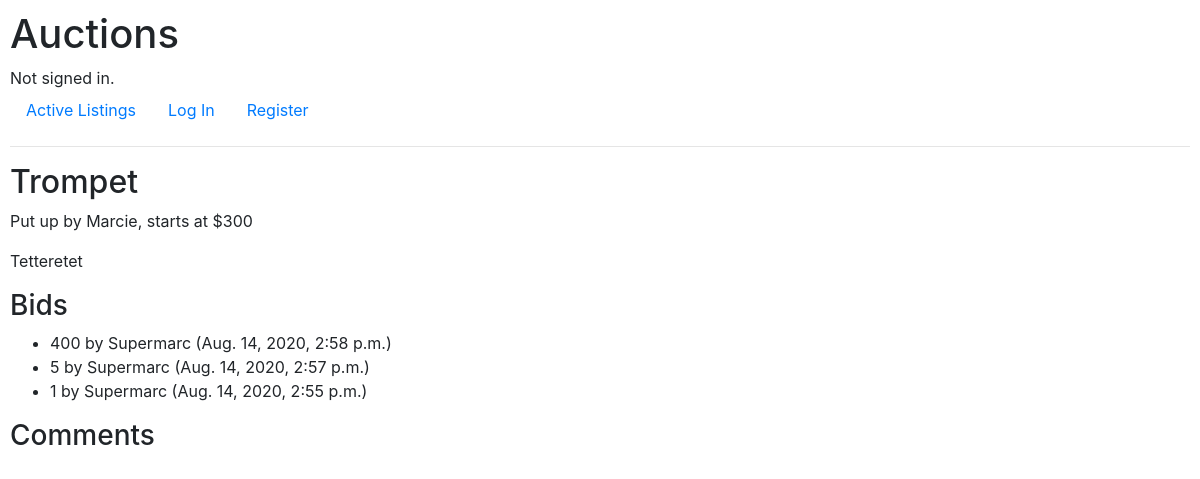
/listing/3, run on the app's committed database.
### auctions/models.py (models this page shows, shortened)
class Listing(models.Model):
    id = models.IntegerField(primary_key=True)
    name = models.CharField(max_length=64)
    user = models.ForeignKey(User, on_delete=models.CASCADE, related_name="listings", default=1)
    description = models.CharField(max_length=256)
    starting_bid = models.IntegerField()
    image_url = models.CharField(blank=True, max_length=256)
    category = models.CharField(max_length=64, blank=True)
    active = models.BooleanField(default=True)
    watched_by = models.ManyToManyField('User', related_name='watchlist')

class User(AbstractUser):
    id = models.IntegerField(primary_key=True)

class Bid(models.Model):
    amount = models.IntegerField()
    timestamp = models.DateTimeField(default=now, blank=True)
    user = models.ForeignKey(User, on_delete=models.CASCADE, related_name="bids", default=1)
    listing = models.ForeignKey(Listing, on_delete=models.CASCADE, related_name="bids")

### auctions/views.py (the view)
# urls.py: path("listing/<int:listing_id>", views.listing, name="listing")
def listing(request, listing_id):
    current_user = str(request.user)
    current_listing = Listing.objects.get(pk=listing_id)
    active = current_listing.active
    bids = Bid.objects.filter(listing__id=listing_id)
    comments = Comment.objects.filter(listing__id=listing_id)
    commentform = CommentForm()
    bidform = BidForm(initial={"min_bid":get_min_bid(listing_id)})
    mylisting = (current_listing.user.username == current_user)
    watchers = current_listing.watched_by.all()
    if request.user in watchers:
        watchbutton = 'Remove from watchlist'
    else:
        watchbutton = 'Add to watchlist'
    try:
        winner = Bid.objects.filter(listing__id=listing_id).order_by('-amount').first().user
    except AttributeError:
        winner = "no one"
    if request.method == "POST":
        bidform = BidForm(request.POST)
        if bidform.is_valid():
            bid_amount = bidform.cleaned_data["bid_amount"]
            newbid = Bid(user=request.user, amount=bid_amount, listing=current_listing)
            newbid.save()
    return render(request, "auctions/listing.html", {'id': listing_id,
                                                     'listing': current_listing,
                                                     'bids': bids,
                                                     'bidform': bidform,
                                                     'comments': comments,
                                                     'commentform': commentform,
                                                     'watchbutton': watchbutton,
                                                     'mylisting': mylisting,
                                                     'active': active,
                                                     'winner': winner
                                                    })

### auctions/util.py (called while the page is built)
def get_min_bid(listing_id):
    current_listing = Listing.objects.get(pk=listing_id)
    try:
        min_bid = Bid.objects.filter(listing__id=listing_id).order_by('-amount').first().amount
    except AttributeError:
        min_bid = current_listing.starting_bid
    return min_bid

### auctions/templates/auctions/listing.html (shortened to what this page needs)
{% extends "auctions/layout.html" %}
{% block body %}
    <h2>{{ listing.name }}{% if not active %} (closed){% endif %} </h2>
    <p>Put up by {{ listing.user }}, starts at ${{ listing.starting_bid }}</p>
    <p>{{ listing.description }}</p>
    <h3>Bids</h3>
    <ul id="bids">
        {% for bid in bids reversed %}
            <li>{{ bid.amount }} by {{ bid.user }} ({{ bid.timestamp }})</li>
        {% endfor %}
    </ul>
    <h3>Comments</h3>
{% endblock %}

### auctions/static/auctions/styles.css (style rules this page uses)
body { padding: 10px; }

### data on the page
Listing: name "Trompet", user "Marcie", starting_bid "300", description "Tetteretet"
Bid: amount "400", user "Supermarc", timestamp "Aug. 14, 2020, 2:58 p.m."
Bid: amount "5", user "Supermarc", timestamp "Aug. 14, 2020, 2:57 p.m."
Bid: amount "1", user "Supermarc", timestamp "Aug. 14, 2020, 2:55 p.m."
